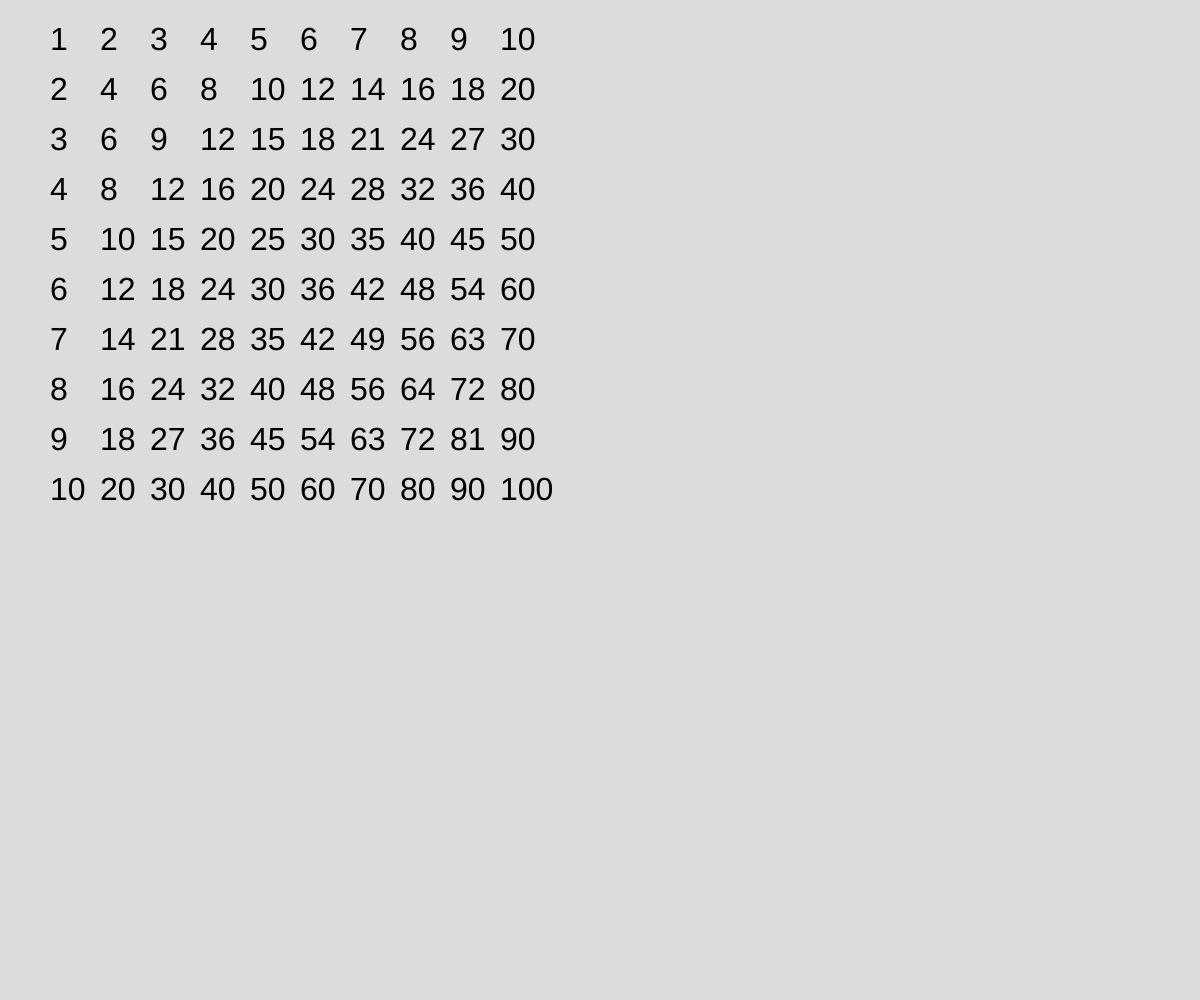
Frame 1 (no input)
Frame 60 (no input): identical to frame 1, image omitted
Frame 120 (the mouse pressed at the canvas centre since frame 60): identical to frame 1, image omitted

The p5.js sketch that drew this single still picture (run headless with seeded random() and noise() and a simulated clock; from frame 60 on, the mouse is pressed at the canvas centre):

// p5.js sketch
// ── sketch.js
function setup() {
  // put setup code here
  createCanvas(windowWidth, windowHeight);

}

function draw() {
  // put drawing code here
  background(220);
  textSize(32);
  //text("Hallo der", 10, 20);
  for(let i = 1; i <= 10; i = i + 1){
    for(let j = 1; j <= 10; j = j + 1){
      text(i*j,i*50,j*50);
    }
  }
}
